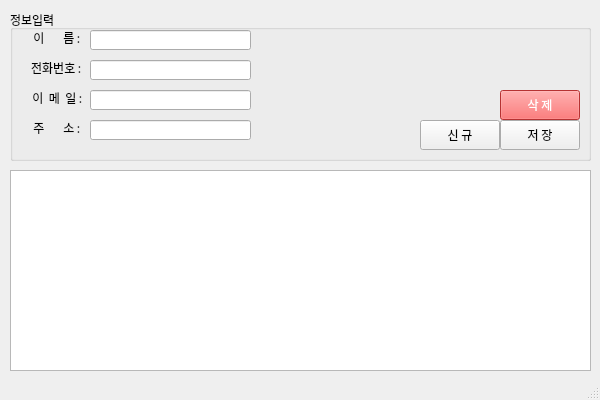
<?xml version="1.0" encoding="UTF-8"?>
<ui version="4.0">
 <class>MainWindow</class>
 <widget class="QMainWindow" name="MainWindow">
  <property name="geometry">
   <rect>
    <x>0</x>
    <y>0</y>
    <width>600</width>
    <height>400</height>
   </rect>
  </property>
  <property name="sizePolicy">
   <sizepolicy hsizetype="Fixed" vsizetype="Fixed">
    <horstretch>0</horstretch>
    <verstretch>0</verstretch>
   </sizepolicy>
  </property>
  <property name="minimumSize">
   <size>
    <width>600</width>
    <height>400</height>
   </size>
  </property>
  <property name="maximumSize">
   <size>
    <width>600</width>
    <height>400</height>
   </size>
  </property>
  <property name="windowTitle">
   <string>MainWindow</string>
  </property>
  <widget class="QWidget" name="centralwidget">
   <widget class="QWidget" name="verticalLayoutWidget">
    <property name="geometry">
     <rect>
      <x>10</x>
      <y>10</y>
      <width>581</width>
      <height>151</height>
     </rect>
    </property>
    <layout class="QVBoxLayout" name="verticalLayout">
     <item>
      <widget class="QGroupBox" name="groupBox">
       <property name="title">
        <string>정보입력</string>
       </property>
       <widget class="QPushButton" name="btnNew">
        <property name="geometry">
         <rect>
          <x>410</x>
          <y>110</y>
          <width>80</width>
          <height>30</height>
         </rect>
        </property>
        <property name="font">
         <font>
          <family>나눔고딕</family>
         </font>
        </property>
        <property name="text">
         <string>신 규</string>
        </property>
       </widget>
       <widget class="QPushButton" name="btnSave">
        <property name="geometry">
         <rect>
          <x>490</x>
          <y>110</y>
          <width>80</width>
          <height>30</height>
         </rect>
        </property>
        <property name="font">
         <font>
          <family>나눔고딕</family>
         </font>
        </property>
        <property name="text">
         <string>저 장</string>
        </property>
       </widget>
       <widget class="QLabel" name="label_3">
        <property name="geometry">
         <rect>
          <x>20</x>
          <y>80</y>
          <width>55</width>
          <height>16</height>
         </rect>
        </property>
        <property name="font">
         <font>
          <family>나눔고딕</family>
         </font>
        </property>
        <property name="text">
         <string>이  메  일 : </string>
        </property>
        <property name="alignment">
         <set>Qt::AlignRight|Qt::AlignTrailing|Qt::AlignVCenter</set>
        </property>
       </widget>
       <widget class="QLineEdit" name="txtEmail">
        <property name="geometry">
         <rect>
          <x>80</x>
          <y>80</y>
          <width>161</width>
          <height>20</height>
         </rect>
        </property>
        <property name="font">
         <font>
          <family>나눔고딕</family>
         </font>
        </property>
       </widget>
       <widget class="QLabel" name="label_2">
        <property name="geometry">
         <rect>
          <x>20</x>
          <y>50</y>
          <width>54</width>
          <height>16</height>
         </rect>
        </property>
        <property name="font">
         <font>
          <family>나눔고딕</family>
         </font>
        </property>
        <property name="text">
         <string>전화번호 : </string>
        </property>
        <property name="alignment">
         <set>Qt::AlignRight|Qt::AlignTrailing|Qt::AlignVCenter</set>
        </property>
       </widget>
       <widget class="QLineEdit" name="txtPhone">
        <property name="geometry">
         <rect>
          <x>80</x>
          <y>50</y>
          <width>161</width>
          <height>20</height>
         </rect>
        </property>
        <property name="font">
         <font>
          <family>나눔고딕</family>
         </font>
        </property>
        <property name="inputMethodHints">
         <set>Qt::ImhFormattedNumbersOnly</set>
        </property>
       </widget>
       <widget class="QLineEdit" name="txtName">
        <property name="geometry">
         <rect>
          <x>80</x>
          <y>20</y>
          <width>161</width>
          <height>20</height>
         </rect>
        </property>
        <property name="font">
         <font>
          <family>나눔고딕</family>
         </font>
        </property>
        <property name="inputMethodHints">
         <set>Qt::ImhDigitsOnly|Qt::ImhLatinOnly</set>
        </property>
       </widget>
       <widget class="QLabel" name="label">
        <property name="geometry">
         <rect>
          <x>20</x>
          <y>20</y>
          <width>53</width>
          <height>16</height>
         </rect>
        </property>
        <property name="font">
         <font>
          <family>나눔고딕</family>
         </font>
        </property>
        <property name="text">
         <string>이       름 : </string>
        </property>
        <property name="alignment">
         <set>Qt::AlignRight|Qt::AlignTrailing|Qt::AlignVCenter</set>
        </property>
       </widget>
       <widget class="QLineEdit" name="txtAddress">
        <property name="geometry">
         <rect>
          <x>80</x>
          <y>110</y>
          <width>161</width>
          <height>20</height>
         </rect>
        </property>
        <property name="font">
         <font>
          <family>나눔고딕</family>
         </font>
        </property>
       </widget>
       <widget class="QLabel" name="label_4">
        <property name="geometry">
         <rect>
          <x>20</x>
          <y>110</y>
          <width>53</width>
          <height>16</height>
         </rect>
        </property>
        <property name="font">
         <font>
          <family>나눔고딕</family>
         </font>
        </property>
        <property name="text">
         <string>주       소 : </string>
        </property>
        <property name="alignment">
         <set>Qt::AlignRight|Qt::AlignTrailing|Qt::AlignVCenter</set>
        </property>
       </widget>
       <widget class="QPushButton" name="btnDel">
        <property name="geometry">
         <rect>
          <x>490</x>
          <y>80</y>
          <width>80</width>
          <height>30</height>
         </rect>
        </property>
        <property name="palette">
         <palette>
          <active>
           <colorrole role="WindowText">
            <brush brushstyle="SolidPattern">
             <color alpha="255">
              <red>255</red>
              <green>255</green>
              <blue>255</blue>
             </color>
            </brush>
           </colorrole>
           <colorrole role="Button">
            <brush brushstyle="SolidPattern">
             <color alpha="255">
              <red>255</red>
              <green>70</green>
              <blue>70</blue>
             </color>
            </brush>
           </colorrole>
           <colorrole role="Light">
            <brush brushstyle="SolidPattern">
             <color alpha="255">
              <red>255</red>
              <green>127</green>
              <blue>127</blue>
             </color>
            </brush>
           </colorrole>
           <colorrole role="Midlight">
            <brush brushstyle="SolidPattern">
             <color alpha="255">
              <red>255</red>
              <green>63</green>
              <blue>63</blue>
             </color>
            </brush>
           </colorrole>
           <colorrole role="Dark">
            <brush brushstyle="SolidPattern">
             <color alpha="255">
              <red>127</red>
              <green>0</green>
              <blue>0</blue>
             </color>
            </brush>
           </colorrole>
           <colorrole role="Mid">
            <brush brushstyle="SolidPattern">
             <color alpha="255">
              <red>170</red>
              <green>0</green>
              <blue>0</blue>
             </color>
            </brush>
           </colorrole>
           <colorrole role="Text">
            <brush brushstyle="SolidPattern">
             <color alpha="255">
              <red>255</red>
              <green>255</green>
              <blue>255</blue>
             </color>
            </brush>
           </colorrole>
           <colorrole role="BrightText">
            <brush brushstyle="SolidPattern">
             <color alpha="255">
              <red>255</red>
              <green>255</green>
              <blue>255</blue>
             </color>
            </brush>
           </colorrole>
           <colorrole role="ButtonText">
            <brush brushstyle="SolidPattern">
             <color alpha="255">
              <red>255</red>
              <green>255</green>
              <blue>255</blue>
             </color>
            </brush>
           </colorrole>
           <colorrole role="Base">
            <brush brushstyle="SolidPattern">
             <color alpha="255">
              <red>255</red>
              <green>70</green>
              <blue>70</blue>
             </color>
            </brush>
           </colorrole>
           <colorrole role="Window">
            <brush brushstyle="SolidPattern">
             <color alpha="255">
              <red>255</red>
              <green>70</green>
              <blue>70</blue>
             </color>
            </brush>
           </colorrole>
           <colorrole role="Shadow">
            <brush brushstyle="SolidPattern">
             <color alpha="255">
              <red>0</red>
              <green>0</green>
              <blue>0</blue>
             </color>
            </brush>
           </colorrole>
           <colorrole role="AlternateBase">
            <brush brushstyle="SolidPattern">
             <color alpha="255">
              <red>255</red>
              <green>127</green>
              <blue>127</blue>
             </color>
            </brush>
           </colorrole>
           <colorrole role="ToolTipBase">
            <brush brushstyle="SolidPattern">
             <color alpha="255">
              <red>255</red>
              <green>255</green>
              <blue>220</blue>
             </color>
            </brush>
           </colorrole>
           <colorrole role="ToolTipText">
            <brush brushstyle="SolidPattern">
             <color alpha="255">
              <red>255</red>
              <green>0</green>
              <blue>0</blue>
             </color>
            </brush>
           </colorrole>
           <colorrole role="PlaceholderText">
            <brush brushstyle="SolidPattern">
             <color alpha="128">
              <red>255</red>
              <green>0</green>
              <blue>0</blue>
             </color>
            </brush>
           </colorrole>
          </active>
          <inactive>
           <colorrole role="WindowText">
            <brush brushstyle="SolidPattern">
             <color alpha="255">
              <red>255</red>
              <green>255</green>
              <blue>255</blue>
             </color>
            </brush>
           </colorrole>
           <colorrole role="Button">
            <brush brushstyle="SolidPattern">
             <color alpha="255">
              <red>255</red>
              <green>70</green>
              <blue>70</blue>
             </color>
            </brush>
           </colorrole>
           <colorrole role="Light">
            <brush brushstyle="SolidPattern">
             <color alpha="255">
              <red>255</red>
              <green>127</green>
              <blue>127</blue>
             </color>
            </brush>
           </colorrole>
           <colorrole role="Midlight">
            <brush brushstyle="SolidPattern">
             <color alpha="255">
              <red>255</red>
              <green>63</green>
              <blue>63</blue>
             </color>
            </brush>
           </colorrole>
           <colorrole role="Dark">
            <brush brushstyle="SolidPattern">
             <color alpha="255">
              <red>127</red>
              <green>0</green>
              <blue>0</blue>
             </color>
            </brush>
           </colorrole>
           <colorrole role="Mid">
            <brush brushstyle="SolidPattern">
             <color alpha="255">
              <red>170</red>
              <green>0</green>
              <blue>0</blue>
             </color>
            </brush>
           </colorrole>
           <colorrole role="Text">
            <brush brushstyle="SolidPattern">
             <color alpha="255">
              <red>255</red>
              <green>255</green>
              <blue>255</blue>
             </color>
            </brush>
           </colorrole>
           <colorrole role="BrightText">
            <brush brushstyle="SolidPattern">
             <color alpha="255">
              <red>255</red>
              <green>255</green>
              <blue>255</blue>
             </color>
            </brush>
           </colorrole>
           <colorrole role="ButtonText">
            <brush brushstyle="SolidPattern">
             <color alpha="255">
              <red>255</red>
              <green>255</green>
              <blue>255</blue>
             </color>
            </brush>
           </colorrole>
           <colorrole role="Base">
            <brush brushstyle="SolidPattern">
             <color alpha="255">
              <red>255</red>
              <green>70</green>
              <blue>70</blue>
             </color>
            </brush>
           </colorrole>
           <colorrole role="Window">
            <brush brushstyle="SolidPattern">
             <color alpha="255">
              <red>255</red>
              <green>70</green>
              <blue>70</blue>
             </color>
            </brush>
           </colorrole>
           <colorrole role="Shadow">
            <brush brushstyle="SolidPattern">
             <color alpha="255">
              <red>0</red>
              <green>0</green>
              <blue>0</blue>
             </color>
            </brush>
           </colorrole>
           <colorrole role="AlternateBase">
            <brush brushstyle="SolidPattern">
             <color alpha="255">
              <red>255</red>
              <green>127</green>
              <blue>127</blue>
             </color>
            </brush>
           </colorrole>
           <colorrole role="ToolTipBase">
            <brush brushstyle="SolidPattern">
             <color alpha="255">
              <red>255</red>
              <green>255</green>
              <blue>220</blue>
             </color>
            </brush>
           </colorrole>
           <colorrole role="ToolTipText">
            <brush brushstyle="SolidPattern">
             <color alpha="255">
              <red>255</red>
              <green>0</green>
              <blue>0</blue>
             </color>
            </brush>
           </colorrole>
           <colorrole role="PlaceholderText">
            <brush brushstyle="SolidPattern">
             <color alpha="128">
              <red>255</red>
              <green>0</green>
              <blue>0</blue>
             </color>
            </brush>
           </colorrole>
          </inactive>
          <disabled>
           <colorrole role="WindowText">
            <brush brushstyle="SolidPattern">
             <color alpha="255">
              <red>255</red>
              <green>255</green>
              <blue>255</blue>
             </color>
            </brush>
           </colorrole>
           <colorrole role="Button">
            <brush brushstyle="SolidPattern">
             <color alpha="255">
              <red>255</red>
              <green>70</green>
              <blue>70</blue>
             </color>
            </brush>
           </colorrole>
           <colorrole role="Light">
            <brush brushstyle="SolidPattern">
             <color alpha="255">
              <red>255</red>
              <green>127</green>
              <blue>127</blue>
             </color>
            </brush>
           </colorrole>
           <colorrole role="Midlight">
            <brush brushstyle="SolidPattern">
             <color alpha="255">
              <red>255</red>
              <green>63</green>
              <blue>63</blue>
             </color>
            </brush>
           </colorrole>
           <colorrole role="Dark">
            <brush brushstyle="SolidPattern">
             <color alpha="255">
              <red>127</red>
              <green>0</green>
              <blue>0</blue>
             </color>
            </brush>
           </colorrole>
           <colorrole role="Mid">
            <brush brushstyle="SolidPattern">
             <color alpha="255">
              <red>170</red>
              <green>0</green>
              <blue>0</blue>
             </color>
            </brush>
           </colorrole>
           <colorrole role="Text">
            <brush brushstyle="SolidPattern">
             <color alpha="255">
              <red>255</red>
              <green>255</green>
              <blue>255</blue>
             </color>
            </brush>
           </colorrole>
           <colorrole role="BrightText">
            <brush brushstyle="SolidPattern">
             <color alpha="255">
              <red>255</red>
              <green>255</green>
              <blue>255</blue>
             </color>
            </brush>
           </colorrole>
           <colorrole role="ButtonText">
            <brush brushstyle="SolidPattern">
             <color alpha="255">
              <red>255</red>
              <green>255</green>
              <blue>255</blue>
             </color>
            </brush>
           </colorrole>
           <colorrole role="Base">
            <brush brushstyle="SolidPattern">
             <color alpha="255">
              <red>255</red>
              <green>70</green>
              <blue>70</blue>
             </color>
            </brush>
           </colorrole>
           <colorrole role="Window">
            <brush brushstyle="SolidPattern">
             <color alpha="255">
              <red>255</red>
              <green>70</green>
              <blue>70</blue>
             </color>
            </brush>
           </colorrole>
           <colorrole role="Shadow">
            <brush brushstyle="SolidPattern">
             <color alpha="255">
              <red>0</red>
              <green>0</green>
              <blue>0</blue>
             </color>
            </brush>
           </colorrole>
           <colorrole role="AlternateBase">
            <brush brushstyle="SolidPattern">
             <color alpha="255">
              <red>255</red>
              <green>0</green>
              <blue>0</blue>
             </color>
            </brush>
           </colorrole>
           <colorrole role="ToolTipBase">
            <brush brushstyle="SolidPattern">
             <color alpha="255">
              <red>255</red>
              <green>255</green>
              <blue>220</blue>
             </color>
            </brush>
           </colorrole>
           <colorrole role="ToolTipText">
            <brush brushstyle="SolidPattern">
             <color alpha="255">
              <red>255</red>
              <green>0</green>
              <blue>0</blue>
             </color>
            </brush>
           </colorrole>
           <colorrole role="PlaceholderText">
            <brush brushstyle="SolidPattern">
             <color alpha="128">
              <red>0</red>
              <green>0</green>
              <blue>0</blue>
             </color>
            </brush>
           </colorrole>
          </disabled>
         </palette>
        </property>
        <property name="font">
         <font>
          <family>나눔고딕</family>
         </font>
        </property>
        <property name="styleSheet">
         <string notr="true">background-color:rgb(255, 70, 70);
color: rgb(255, 255, 255);</string>
        </property>
        <property name="text">
         <string>삭 제</string>
        </property>
       </widget>
      </widget>
     </item>
    </layout>
   </widget>
   <widget class="QWidget" name="verticalLayoutWidget_2">
    <property name="geometry">
     <rect>
      <x>10</x>
      <y>170</y>
      <width>581</width>
      <height>201</height>
     </rect>
    </property>
    <layout class="QVBoxLayout" name="verticalLayout_2">
     <item>
      <widget class="QTableWidget" name="tblAddress"/>
     </item>
    </layout>
   </widget>
  </widget>
  <widget class="QStatusBar" name="stbCurrent"/>
 </widget>
 <resources/>
 <connections/>
</ui>
